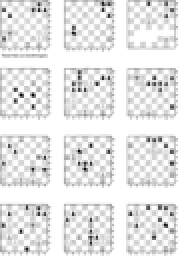
#> input picture data/chessboard_dataset/chessboard/1001 Chess Exercises for Beginners - The Tactics Workbook that Explains the Basic Concepts, Too_p10_0.png, 89 x 128 px (shown 2 times larger); its folder holds 3 pictures in this run
$ python train_chessboard_clf.py
#> lines starting #> are read from the running program, lines starting #| are printed output that depends on the picture
from pathlib import Path
import numpy as np
import joblib
from PIL import Image
from sklearn.model_selection import train_test_split
from sklearn.pipeline import Pipeline
from sklearn.preprocessing import StandardScaler
from sklearn.linear_model import LogisticRegression
from sklearn.metrics import classification_report, confusion_matrix


ROOT_DIR = Path(__file__).resolve().parents[2]  # ProjectNexus-Intelligent-PDF-Analysis/
DATASET_DIR = ROOT_DIR / "data" / "chessboard_dataset"
MODEL_PATH = ROOT_DIR / "data" / "models" / "chessboard_clf_v2.joblib"


IMG_SIZE = (64, 64)

def load_images(folder: Path, label: int):
#> called with label = 1
    X, y = [], []
    valid_exts = {".png", ".jpg", ".jpeg", ".webp", ".bmp", ".tif", ".tiff"}

    for p in folder.rglob("*"):
        if not p.is_file():
            continue
        if p.suffix.lower() not in valid_exts:
            continue

        try:
            if not p.exists():
                print(f"[WARN] Dosya yok, atlandı: {p}")
                continue

            img = Image.open(p).convert("RGB").resize(IMG_SIZE)
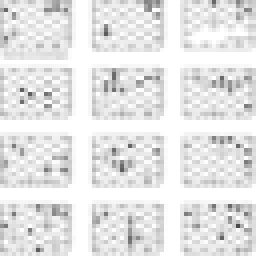
#> img: PIL image 64x64 RGB (shown 4 times larger); min 74, max 255, mean 229.9
            arr = np.array(img).astype(np.float32) / 255.0
            X.append(arr.flatten())
            y.append(label)

        except Exception as e:
            print(f"[WARN] Okunamadı: {p.name} -> {e}")
#> pass 2 of the loop in load_images, `for p in folder.rglob("*"):`:
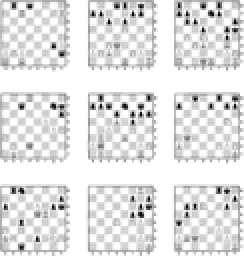
#> input picture data/chessboard_dataset/chessboard/1001 Chess Exercises for Beginners - The Tactics Workbook that Explains the Basic Concepts, Too_p11_1.png, 122 x 128 px (shown 2 times larger)
#> in load_images, `img = Image.open(p).convert("RGB").resize(IMG_SIZE)`:
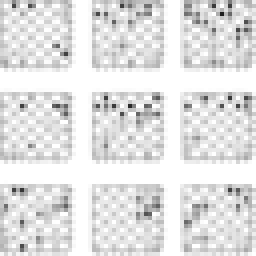
#> img: PIL image 64x64 RGB (shown 4 times larger); min 29, max 255, mean 226.2
#> pass 3 of the loop in load_images, `for p in folder.rglob("*"):`:
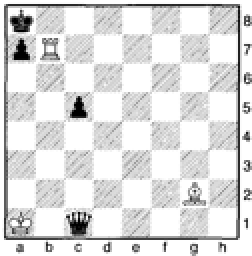
#> input picture data/chessboard_dataset/chessboard/1001 Chess Exercises for Beginners - The Tactics Workbook that Explains the Basic Concepts, Too_p33_3.png, 126 x 128 px (shown 2 times larger)
#> in load_images, `img = Image.open(p).convert("RGB").resize(IMG_SIZE)`:
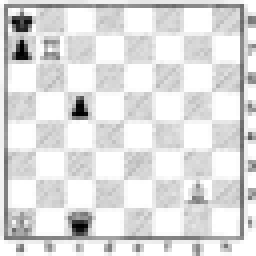
#> img: PIL image 64x64 RGB (shown 4 times larger); min 0, max 255, mean 222.1

    return X, y

def main():
    chess_dir = DATASET_DIR / "chessboard"
    not_dir = DATASET_DIR / "not_chessboard"

    if not chess_dir.exists() or not not_dir.exists():
        raise SystemExit("Dataset klasörleri yok: data/chessboard_dataset/chessboard ve not_chessboard")

    X1, y1 = load_images(chess_dir, 1)
#> X1 = 3 items; y1 = [1, 1, 1]
    X0, y0 = load_images(not_dir, 0)
#> call 2 of load_images, with label = 0
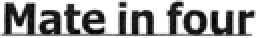
#> input picture data/chessboard_dataset/not_chessboard/1001 Chess Exercises for Beginners - The Tactics Workbook that Explains the Basic Concepts, Too_p100_0.png, 128 x 19 px (shown 2 times larger)
#> in load_images (call 2), `img = Image.open(p).convert("RGB").resize(IMG_SIZE)`:
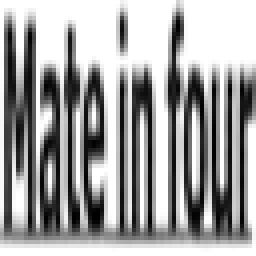
#> img: PIL image 64x64 RGB (shown 4 times larger); min 0, max 255, mean 163.9
#> X0 = 1 item; y0 = [0]

    X = np.array(X1 + X0)
    y = np.array(y1 + y0)
#> y = [1, 1, 1, 0]

    print("Total samples:", len(y), "Chess:", int(y.sum()), "Not:", int((y==0).sum()))
#| Total samples: 4 Chess: 3 Not: 1

#> (the run stopped early here; a loop or call above may not have finished)
